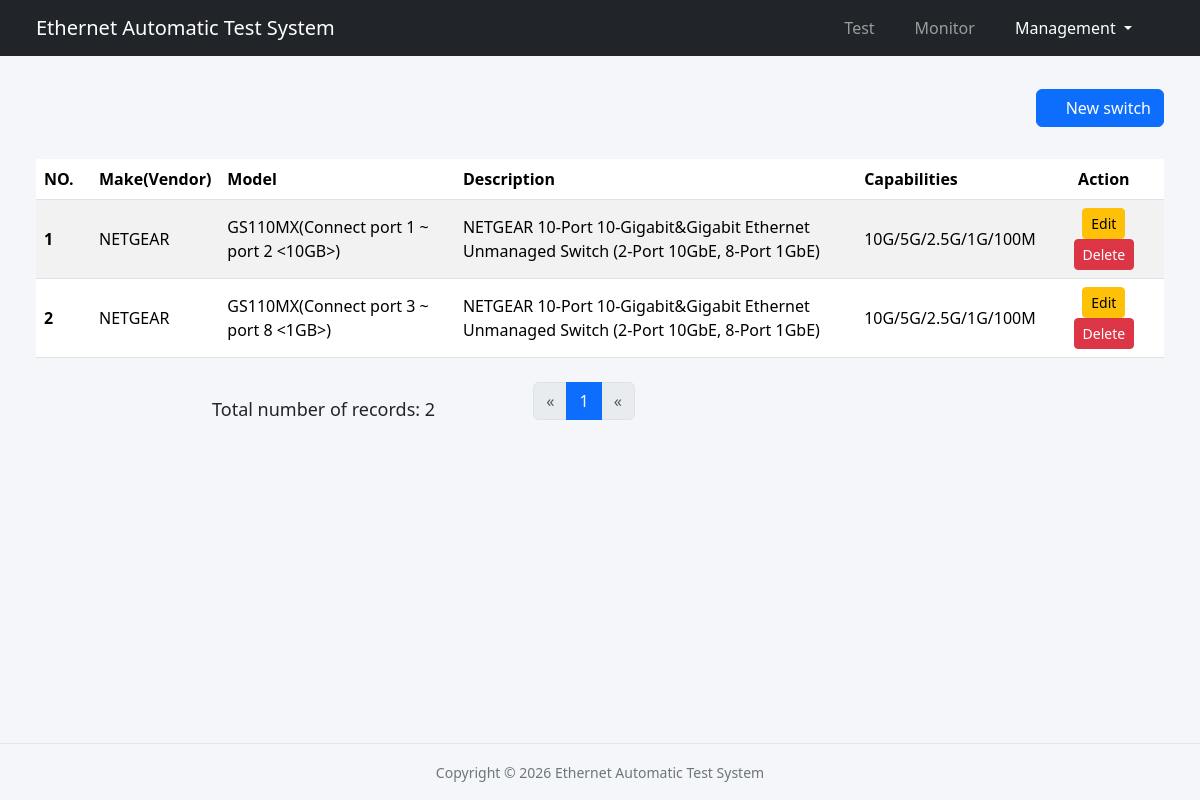
/api/switches, run on the app's committed database.
### libs/models.py (models this page shows, shortened)
class Switch(db.Model):
    __tablename__ = 'switch'
    id = db.Column(db.Integer, primary_key=True)
    vendor = db.Column(db.String(100), nullable=False)
    model = db.Column(db.String(200), nullable=False, unique=True)
    description = db.Column(db.String(500), nullable=False)
    capabilities = db.Column(db.String(200), nullable=False)

### app.py (the view)
@app.route('/api/switches', methods=['GET'])
def switches_management():
    page = request.args.get('page', 1, type=int)
    pagination = Switch.query.order_by(Switch.id).paginate(page=page, per_page=100, error_out=False)
    switches = pagination.items
    return render_template("switch_management.html", current_url="management", switches=switches,
                           pagination=pagination)

### templates/switch_management.html (shortened to what this page needs)
{% extends 'base.html' %}
{% import "_macros.html" as macros %}
{% block contents %}
    <div class="d-flex justify-content-end align-items-center flex-wrap mb-4 my-4">
        <button class="btn btn-primary" data-bs-target="#addNewSwitch" data-bs-toggle="modal"><i class="bi bi-plus-circle"></i> New switch</button>
    </div>
    <div class="table-responsive py-2">
        <table class="table table-striped table-hover">
            <thead>
                <tr>
                    <th class="text-start" style="max-width: 55px; width: 55px;">NO.</th>
                    <th class="text-start">Make(Vendor)</th>
                    <th class="text-start">Model</th>
                    <th class="text-start">Description</th>
                    <th class="text-start">Capabilities</th>
                    <th class="text-center">Action</th>
                </tr>
            </thead>
            <tbody>
                {% for switch in switches %}
                <tr>
                    <th class="text-start">{{ switches.index(switch) + 1 }}</th>
                    <td class="text-start">{{ switch.vendor }}</td>
                    <td class="text-start">{{ switch.model }}</td>
                    <td class="text-start">{{ switch.description }}</td>
                    <td class="text-start">{{ switch.capabilities }}</td>
                    <td class="text-center">
                        <button type="button" class="btn btn-warning btn-sm mx-3" data-bs-toggle="modal" data-bs-target="#edit_switch_{{ switch.id }}">
                            Edit
                        </button>
                        <form action="{{ url_for('delete_switch', switch_id=switch.id) }}" method="post" class="d-inline"
                        onsubmit="return confirm('Are you sure you want to delete switch: {{ switch.model }}?');">
                            <button type="submit" class="btn btn-danger btn-sm">Delete</button>
                        </form>
                    </td>
                {% endfor %}
            </tbody>
        </table>
    </div>
    <div class="pagination">
      {{ macros.pagination_widget(pagination, ".switches_management") }}
    </div>
{% endblock %}

### static/css/base.css (style rules this page uses)
body { background-color: #f4f6f9; font-family: 'Segoe UI', Roboto, system-ui, -apple-system; }
th, td { align-content: center; }

### data on the page
Switch: switches.index(switch)+1 "1", vendor "NETGEAR", model "GS110MX(Connect port 1 ~ port 2 <10GB>)", description "NETGEAR 10-Port 10-Gigabit&Gigabit Ethernet Unmanaged Switch (2-Port 10GbE, 8-Port 1GbE)", capabilities "10G/5G/2.5G/1G/100M"
Switch: switches.index(switch)+1 "2", vendor "NETGEAR", model "GS110MX(Connect port 3 ~ port 8 <1GB>)", description "NETGEAR 10-Port 10-Gigabit&Gigabit Ethernet Unmanaged Switch (2-Port 10GbE, 8-Port 1GbE)", capabilities "10G/5G/2.5G/1G/100M"

### other printed values
{{ pagination.total }} "2"
{{ p }} "1"
